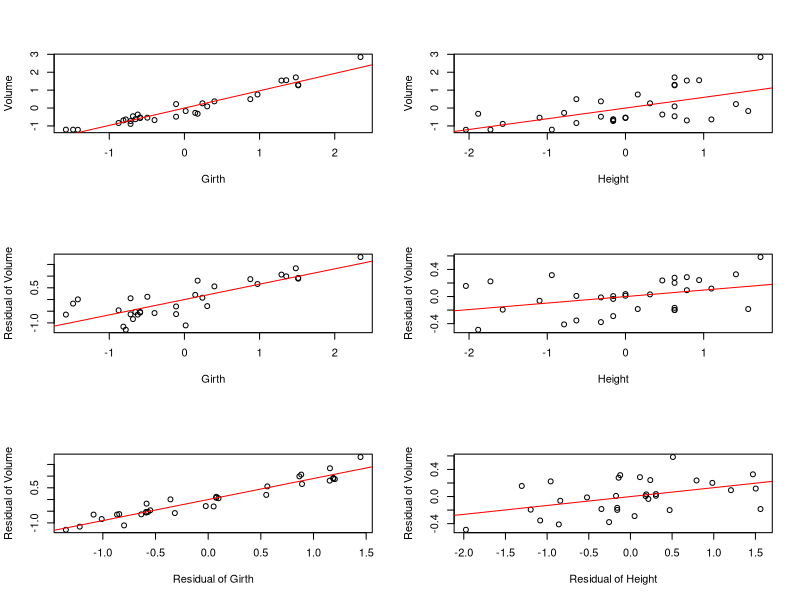
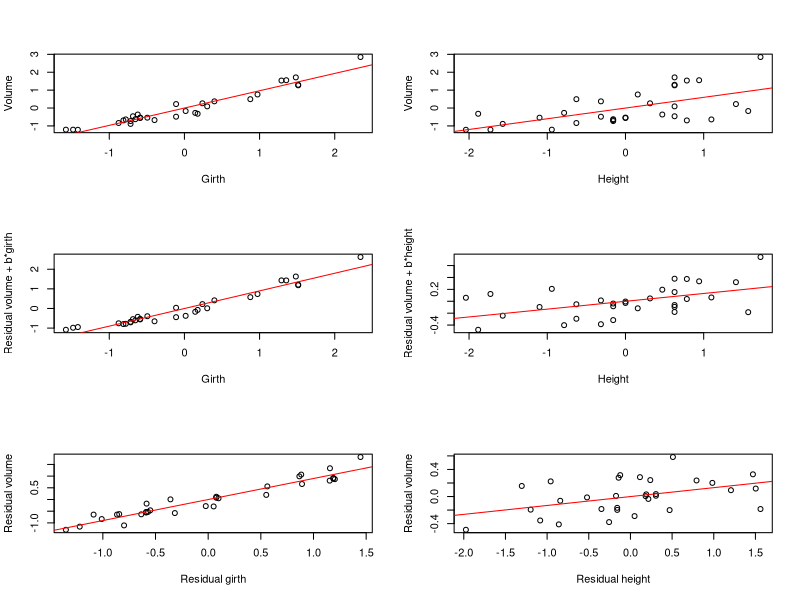

Write R code to recreate these figures, in order.
# Author: Po-Yu Lin, GitHub: https://github.com/PaYo086
######                                                                      ######
###### Multiple linear regression - with more than one explanatory variable ######
######                                                                      ######
### Intro: If you want to do the regression of a dependent variable on two or more independent variablees, there are three methods. 1) Simple regression, 2) Regression of residuals, 3) Multiple regression.
# Simple regression: y ~ x1
#                    y ~ x2
#                    y ~ x3
#                    ...
#                    y ~ xn
# Regression of residuals: resid(y ~ X2 + X3 + ... + xn) ~ x1
#                          resid(y ~ X1 + X3 + ... + xn) ~ x2
#                          resid(y ~ x1 + x2 + ... + xn) ~ x3
#                          ...
#                          resid(y ~ x1 + x2 + ... + xn-1) ~ xn
# Multiple regression: y ~ b0 + b1*x1 + b2*x2 + ... + bn*xn
# Ref: Freckleton, R. P. (2002). On the misuse of residuals in ecology: regression of residuals vs. multiple regression. Journal of Animal Ecology, 71(3), 542-545.

windows()
par(mfrow = c(3,2))

# Example using the 'trees' dataset in R; Volume as dependent and Height + Girth as explanatory variables
trees <- as.data.frame(scale(trees)) # standardize first, so the slope (coefficient) is equal to the correlation between the independent and dependent variable.
# 1) make the model separately (without removing any effect of other explanatory variables).
# Model 1: Volume = 0.9671*Girth
# Model 2: Volume = 0.5982*Height
plot(Volume ~ Girth, data = trees)
abline(lm(formula = Volume ~ Girth, data = trees), col = "red")
plot(Volume ~ Height, data = trees)
abline(lm(formula = Volume ~ Height, data = trees), col = "red")

# 2) make the model separately ,a.k.a Regression of residuals
# (removing the effct of other explanatory variables "only" on dependent variable).
# Model 1: Residual of Volume = 0.6565*Girth
# Model 2: Residual of Volume = 0.09604*Height
plot(resid(lm(Volume ~ Height, trees)) ~ Girth, trees, ylab = "Residual of Volume")
abline(lm(resid(lm(Volume ~ Height, trees)) ~ Girth, data = trees), col = "red")
plot(resid(lm(Volume ~ Girth, trees)) ~ Height, trees, ylab = "Residual of Volume")
abline(lm(resid(lm(Volume ~ Girth, trees)) ~ Height, data = trees), col = "red")

# 3) Multiple regression
# Model: Volume = 0.8988*Girth + 0.1315*Height
# Visualized by Partial regression plots
plot(resid(lm(Volume ~ Height, trees)) ~ resid(lm(Girth ~ Height, trees)), ylab = "Residual of Volume", xlab = "Residual of Girth")
abline(lm(resid(lm(Volume ~ Height, trees)) ~ resid(lm(Girth ~ Height, trees))), col = "red")
plot(resid(lm(Volume ~ Girth, trees)) ~ resid(lm(Height ~ Girth, trees)), ylab = "Residual of Volume", xlab = "Residual of Height")
abline(lm(resid(lm(Volume ~ Girth, trees)) ~ resid(lm(Height ~ Girth, trees))), col = "red")

### Summary: Multiple regreesion is the best, because it is not influenced by the correlation between independent (explanatory) variables. Sorry that I don't know how to simulate the correlation condditions... Please chekch the Freckleton 2002 paper.


######                               ######
###### Visualize multiple regression ######
######                               ######
### Multiple regression is unlike other methods. It needs special way to visualize it. 1) Single variable regression plots, 2) Partial residual plots, Partial regression plots.
# Single variable regression plots vs. Partial regression plots vs. Partial residual plots
# Partial regression plot is better.
# Ref: Moya-Larano, J. and Corcobado, G. 2008. Plotting partial correlation and regression in ecological studies. V Web Ecol. 8: 35.V46.

windows()
par(mfrow = c(3,2))

# 1) Single variable regression plots
# The plots without remove the effect of other explanatory variable.
# Model 1: Volume = 0.9671*Girth (Simple regression)
# Model 2: Volume = 0.5982*Height (Simple regression)
plot(Volume ~ Girth, data = trees)
abline(lm(Volume ~ Girth, trees), col = "red")
plot(Volume ~ Height, data = trees)
abline(lm(Volume ~ Height, trees), col = "red")

# 2) Partial residual plots
# This kind of plot shows the true slope of each explanatory variable, but dooesn't show the true scatter. In other words, the correlation coefficient of the plot is bigger than true partial correlation coefficient.
# Model: Volume = 0.8988*Girth + 0.1315*Height (multiple regression)
lm <- lm(Volume ~  Girth + Height, trees)
plot(resid(lm) + lm$coefficients["Girth"]*trees$Girth ~ Girth, trees, ylab = "Residual volume + b*girth")
abline(lm(resid(lm) + lm$coefficients["Girth"]*trees$Girth ~ Girth, trees), col = "red")
plot(resid(lm) + lm$coefficients["Height"]*trees$Height ~ Height, trees, ylab = "Residual volume + b*height")
abline(lm(resid(lm) + lm$coefficients["Height"]*trees$Height ~ Height, trees), col = "red")

# 3) Partial regression plots
# This kind of plot shows the true slope and true scatter of each explanatory variable.
# Model: Volume = 0.8988*Girth + 0.1315*Height (multiple regression)
plot(resid(lm(Volume ~ Height, trees)) ~ resid (lm(Girth ~ Height, trees)), xlab = "Residual girth", ylab = "Residual volume")
abline(lm(resid(lm(Volume ~ Height, trees)) ~ resid (lm(Girth ~ Height, trees))), col = "red")
plot(resid(lm(Volume ~ Girth, trees)) ~ resid (lm(Height ~ Girth, trees)), xlab = "Residual height", ylab = "Residual volume")
abline(lm(resid(lm(Volume ~ Girth, trees)) ~ resid (lm(Height ~ Girth, trees))), col = "red")

### Summary: Partial regression is the best, because it shows the true slopes and true scatters. Please check reference for more details.

### Advertisement ###
# I wrote a function for plotting partial regression plot.
# source("https://raw.githubusercontent.com/PaYo086/My-function/master/part_regre_plot.r")
# Please check my GitHub for more details: https://github.com/PaYo086/My-function

# Examples:
# part.regre.plot(trees, y = 3, x = 2)
# part.regre.plot(trees, y = "Volume", x = "Height")
